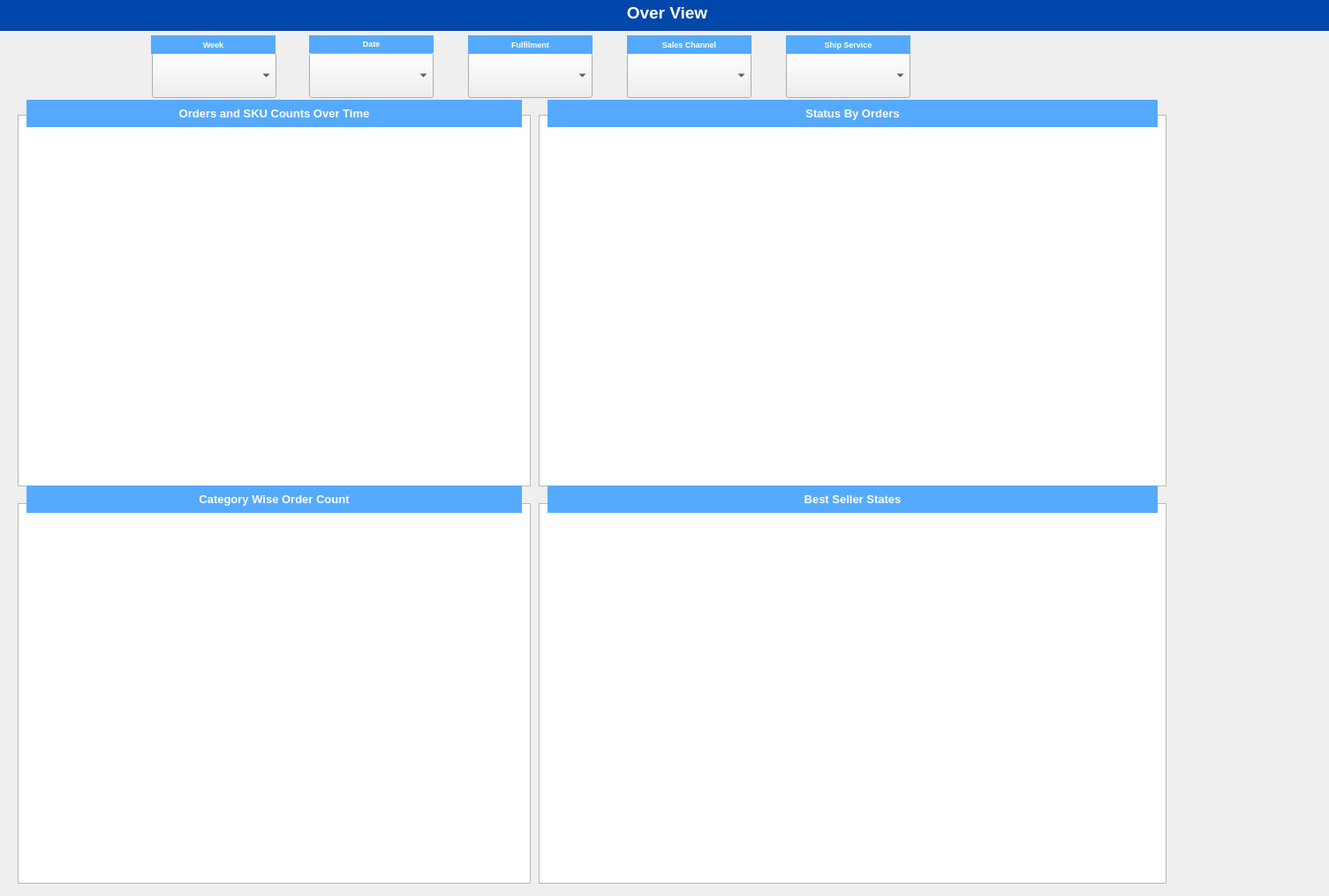
<?xml version="1.0" encoding="UTF-8"?>
<ui version="4.0">
 <class>Dialog</class>
 <widget class="QDialog" name="Dialog">
  <property name="geometry">
   <rect>
    <x>0</x>
    <y>0</y>
    <width>1505</width>
    <height>1015</height>
   </rect>
  </property>
  <property name="windowTitle">
   <string>Dialog</string>
  </property>
  <widget class="QChartView" name="graphicsView">
   <property name="geometry">
    <rect>
     <x>20</x>
     <y>130</y>
     <width>581</width>
     <height>421</height>
    </rect>
   </property>
  </widget>
  <widget class="QComboBox" name="weekComboBox">
   <property name="geometry">
    <rect>
     <x>172</x>
     <y>60</y>
     <width>141</width>
     <height>51</height>
    </rect>
   </property>
  </widget>
  <widget class="QComboBox" name="weekComboBox_2">
   <property name="geometry">
    <rect>
     <x>530</x>
     <y>60</y>
     <width>141</width>
     <height>51</height>
    </rect>
   </property>
  </widget>
  <widget class="QComboBox" name="weekComboBox_3">
   <property name="geometry">
    <rect>
     <x>350</x>
     <y>60</y>
     <width>141</width>
     <height>51</height>
    </rect>
   </property>
  </widget>
  <widget class="QComboBox" name="weekComboBox_4">
   <property name="geometry">
    <rect>
     <x>710</x>
     <y>60</y>
     <width>141</width>
     <height>51</height>
    </rect>
   </property>
  </widget>
  <widget class="QChartView" name="graphicsView_2">
   <property name="geometry">
    <rect>
     <x>610</x>
     <y>130</y>
     <width>711</width>
     <height>421</height>
    </rect>
   </property>
  </widget>
  <widget class="QChartView" name="graphicsView_3">
   <property name="geometry">
    <rect>
     <x>20</x>
     <y>570</y>
     <width>581</width>
     <height>431</height>
    </rect>
   </property>
  </widget>
  <widget class="QChartView" name="graphicsView_4">
   <property name="geometry">
    <rect>
     <x>610</x>
     <y>570</y>
     <width>711</width>
     <height>431</height>
    </rect>
   </property>
  </widget>
  <widget class="QComboBox" name="weekComboBox_5">
   <property name="geometry">
    <rect>
     <x>890</x>
     <y>60</y>
     <width>141</width>
     <height>51</height>
    </rect>
   </property>
  </widget>
  <widget class="QLabel" name="label_14">
   <property name="geometry">
    <rect>
     <x>30</x>
     <y>113</y>
     <width>561</width>
     <height>31</height>
    </rect>
   </property>
   <property name="font">
    <font>
     <pointsize>10</pointsize>
     <weight>75</weight>
     <bold>true</bold>
    </font>
   </property>
   <property name="autoFillBackground">
    <bool>false</bool>
   </property>
   <property name="styleSheet">
    <string notr="true">background-color:  rgb(85, 170, 255)</string>
   </property>
   <property name="text">
    <string>&lt;html&gt;&lt;head/&gt;&lt;body&gt;&lt;p align=&quot;center&quot;&gt;&lt;span style=&quot; color:#ffffff;&quot;&gt;Orders and SKU Counts Over Time&lt;/span&gt;&lt;/p&gt;&lt;/body&gt;&lt;/html&gt;</string>
   </property>
   <property name="textFormat">
    <enum>Qt::RichText</enum>
   </property>
   <property name="alignment">
    <set>Qt::AlignCenter</set>
   </property>
  </widget>
  <widget class="QLabel" name="label_15">
   <property name="geometry">
    <rect>
     <x>171</x>
     <y>40</y>
     <width>141</width>
     <height>21</height>
    </rect>
   </property>
   <property name="font">
    <font>
     <pointsize>10</pointsize>
     <weight>75</weight>
     <bold>true</bold>
    </font>
   </property>
   <property name="autoFillBackground">
    <bool>false</bool>
   </property>
   <property name="styleSheet">
    <string notr="true">background-color:  rgb(85, 170, 255)</string>
   </property>
   <property name="text">
    <string>&lt;html&gt;&lt;head/&gt;&lt;body&gt;&lt;p align=&quot;center&quot;&gt;&lt;span style=&quot; font-size:7pt; color:#ffffff;&quot;&gt;Week&lt;/span&gt;&lt;/p&gt;&lt;/body&gt;&lt;/html&gt;</string>
   </property>
   <property name="textFormat">
    <enum>Qt::RichText</enum>
   </property>
   <property name="alignment">
    <set>Qt::AlignCenter</set>
   </property>
  </widget>
  <widget class="QLabel" name="label_16">
   <property name="geometry">
    <rect>
     <x>350</x>
     <y>40</y>
     <width>141</width>
     <height>20</height>
    </rect>
   </property>
   <property name="font">
    <font>
     <pointsize>10</pointsize>
     <weight>75</weight>
     <bold>true</bold>
    </font>
   </property>
   <property name="autoFillBackground">
    <bool>false</bool>
   </property>
   <property name="styleSheet">
    <string notr="true">background-color:  rgb(85, 170, 255)</string>
   </property>
   <property name="text">
    <string>&lt;html&gt;&lt;head/&gt;&lt;body&gt;&lt;p align=&quot;center&quot;&gt;&lt;span style=&quot; font-size:7pt; color:#ffffff;&quot;&gt;Date&lt;/span&gt;&lt;/p&gt;&lt;/body&gt;&lt;/html&gt;</string>
   </property>
   <property name="textFormat">
    <enum>Qt::RichText</enum>
   </property>
   <property name="alignment">
    <set>Qt::AlignCenter</set>
   </property>
  </widget>
  <widget class="QLabel" name="label_17">
   <property name="geometry">
    <rect>
     <x>710</x>
     <y>40</y>
     <width>141</width>
     <height>21</height>
    </rect>
   </property>
   <property name="font">
    <font>
     <pointsize>10</pointsize>
     <weight>75</weight>
     <bold>true</bold>
    </font>
   </property>
   <property name="autoFillBackground">
    <bool>false</bool>
   </property>
   <property name="styleSheet">
    <string notr="true">background-color:  rgb(85, 170, 255)</string>
   </property>
   <property name="text">
    <string>&lt;html&gt;&lt;head/&gt;&lt;body&gt;&lt;p align=&quot;center&quot;&gt;&lt;span style=&quot; font-size:7pt; color:#ffffff;&quot;&gt;Sales Channel&lt;/span&gt;&lt;/p&gt;&lt;/body&gt;&lt;/html&gt;</string>
   </property>
   <property name="textFormat">
    <enum>Qt::RichText</enum>
   </property>
   <property name="alignment">
    <set>Qt::AlignCenter</set>
   </property>
  </widget>
  <widget class="QLabel" name="label_18">
   <property name="geometry">
    <rect>
     <x>530</x>
     <y>40</y>
     <width>141</width>
     <height>21</height>
    </rect>
   </property>
   <property name="font">
    <font>
     <pointsize>10</pointsize>
     <weight>75</weight>
     <bold>true</bold>
    </font>
   </property>
   <property name="autoFillBackground">
    <bool>false</bool>
   </property>
   <property name="styleSheet">
    <string notr="true">background-color:  rgb(85, 170, 255)</string>
   </property>
   <property name="text">
    <string>&lt;html&gt;&lt;head/&gt;&lt;body&gt;&lt;p align=&quot;center&quot;&gt;&lt;span style=&quot; font-size:7pt; color:#ffffff;&quot;&gt;Fulfilment&lt;/span&gt;&lt;/p&gt;&lt;/body&gt;&lt;/html&gt;</string>
   </property>
   <property name="textFormat">
    <enum>Qt::RichText</enum>
   </property>
   <property name="alignment">
    <set>Qt::AlignCenter</set>
   </property>
  </widget>
  <widget class="QLabel" name="label_19">
   <property name="geometry">
    <rect>
     <x>620</x>
     <y>113</y>
     <width>691</width>
     <height>31</height>
    </rect>
   </property>
   <property name="font">
    <font>
     <pointsize>10</pointsize>
     <weight>75</weight>
     <bold>true</bold>
    </font>
   </property>
   <property name="autoFillBackground">
    <bool>false</bool>
   </property>
   <property name="styleSheet">
    <string notr="true">background-color:  rgb(85, 170, 255)</string>
   </property>
   <property name="text">
    <string>&lt;html&gt;&lt;head/&gt;&lt;body&gt;&lt;p align=&quot;center&quot;&gt;&lt;span style=&quot; color:#ffffff;&quot;&gt;Status By Orders&lt;/span&gt;&lt;/p&gt;&lt;/body&gt;&lt;/html&gt;</string>
   </property>
   <property name="textFormat">
    <enum>Qt::RichText</enum>
   </property>
   <property name="alignment">
    <set>Qt::AlignCenter</set>
   </property>
  </widget>
  <widget class="QLabel" name="label_20">
   <property name="geometry">
    <rect>
     <x>30</x>
     <y>550</y>
     <width>561</width>
     <height>31</height>
    </rect>
   </property>
   <property name="font">
    <font>
     <pointsize>10</pointsize>
     <weight>75</weight>
     <bold>true</bold>
    </font>
   </property>
   <property name="autoFillBackground">
    <bool>false</bool>
   </property>
   <property name="styleSheet">
    <string notr="true">background-color:  rgb(85, 170, 255)</string>
   </property>
   <property name="text">
    <string>&lt;html&gt;&lt;head/&gt;&lt;body&gt;&lt;p align=&quot;center&quot;&gt;&lt;span style=&quot; color:#ffffff;&quot;&gt;Category Wise Order Count&lt;/span&gt;&lt;/p&gt;&lt;/body&gt;&lt;/html&gt;</string>
   </property>
   <property name="textFormat">
    <enum>Qt::RichText</enum>
   </property>
   <property name="alignment">
    <set>Qt::AlignCenter</set>
   </property>
  </widget>
  <widget class="QLabel" name="label_21">
   <property name="geometry">
    <rect>
     <x>620</x>
     <y>550</y>
     <width>691</width>
     <height>31</height>
    </rect>
   </property>
   <property name="font">
    <font>
     <pointsize>10</pointsize>
     <weight>75</weight>
     <bold>true</bold>
    </font>
   </property>
   <property name="autoFillBackground">
    <bool>false</bool>
   </property>
   <property name="styleSheet">
    <string notr="true">background-color:  rgb(85, 170, 255)</string>
   </property>
   <property name="text">
    <string>&lt;html&gt;&lt;head/&gt;&lt;body&gt;&lt;p align=&quot;center&quot;&gt;&lt;span style=&quot; color:#ffffff;&quot;&gt;Best Seller States&lt;/span&gt;&lt;/p&gt;&lt;/body&gt;&lt;/html&gt;</string>
   </property>
   <property name="textFormat">
    <enum>Qt::RichText</enum>
   </property>
   <property name="alignment">
    <set>Qt::AlignCenter</set>
   </property>
  </widget>
  <widget class="QLabel" name="label_22">
   <property name="geometry">
    <rect>
     <x>890</x>
     <y>40</y>
     <width>141</width>
     <height>21</height>
    </rect>
   </property>
   <property name="font">
    <font>
     <pointsize>10</pointsize>
     <weight>75</weight>
     <bold>true</bold>
    </font>
   </property>
   <property name="autoFillBackground">
    <bool>false</bool>
   </property>
   <property name="styleSheet">
    <string notr="true">background-color:  rgb(85, 170, 255)</string>
   </property>
   <property name="text">
    <string>&lt;html&gt;&lt;head/&gt;&lt;body&gt;&lt;p align=&quot;center&quot;&gt;&lt;span style=&quot; font-size:7pt; color:#ffffff;&quot;&gt;Ship Service&lt;/span&gt;&lt;/p&gt;&lt;/body&gt;&lt;/html&gt;</string>
   </property>
   <property name="textFormat">
    <enum>Qt::RichText</enum>
   </property>
   <property name="alignment">
    <set>Qt::AlignCenter</set>
   </property>
  </widget>
  <widget class="QLabel" name="label_23">
   <property name="geometry">
    <rect>
     <x>0</x>
     <y>-6</y>
     <width>1511</width>
     <height>41</height>
    </rect>
   </property>
   <property name="font">
    <font>
     <pointsize>10</pointsize>
     <weight>75</weight>
     <bold>true</bold>
    </font>
   </property>
   <property name="autoFillBackground">
    <bool>false</bool>
   </property>
   <property name="styleSheet">
    <string notr="true">background-color:  rgb(0, 71, 171)</string>
   </property>
   <property name="text">
    <string>&lt;html&gt;&lt;head/&gt;&lt;body&gt;&lt;p align=&quot;center&quot;&gt;&lt;span style=&quot; font-size:14pt; color:#ffffff;&quot;&gt;Over View&lt;/span&gt;&lt;/p&gt;&lt;/body&gt;&lt;/html&gt;</string>
   </property>
   <property name="textFormat">
    <enum>Qt::RichText</enum>
   </property>
   <property name="alignment">
    <set>Qt::AlignCenter</set>
   </property>
  </widget>
 </widget>
 <customwidgets>
  <customwidget>
   <class>QChartView</class>
   <extends>QGraphicsView</extends>
   <header location="global">PyQt5.QtChart</header>
  </customwidget>
 </customwidgets>
 <resources/>
 <connections/>
</ui>
